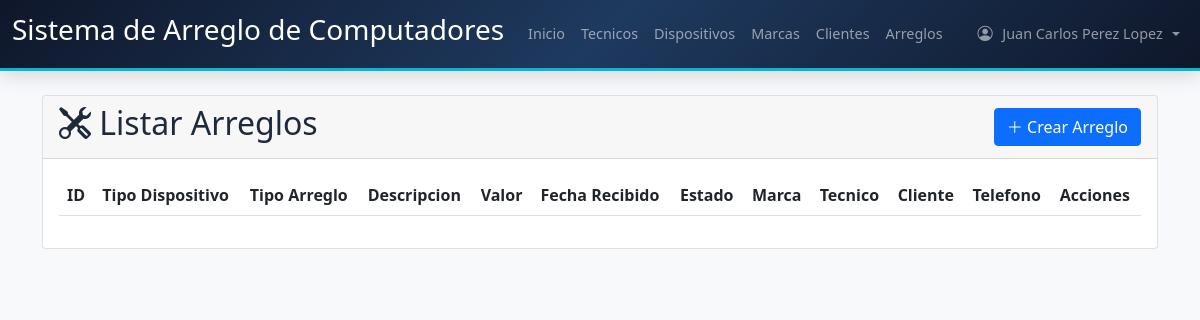
The app's page /Codigo/arreglo.php (signed in), older data.
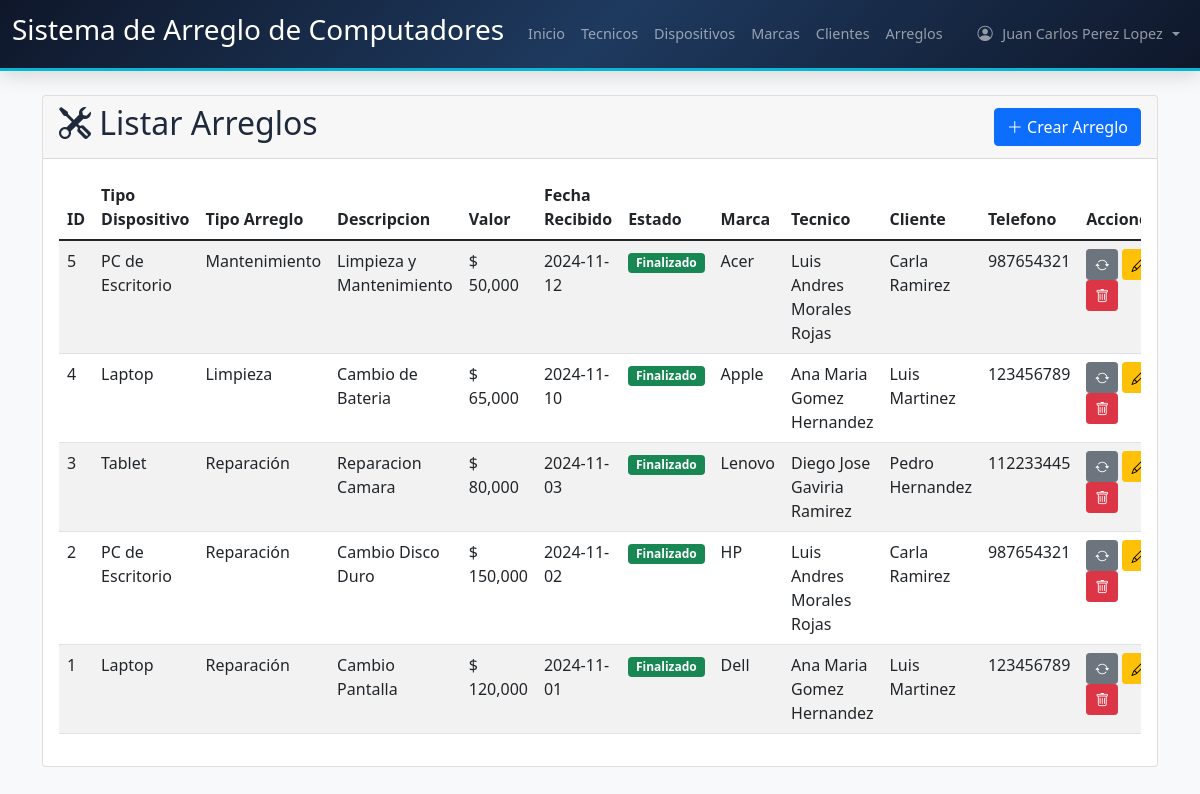
The same page, newer data.
### tables this page shows
CREATE TABLE Arreglo (
  idArreglo INT NOT NULL AUTO_INCREMENT,
  Tipo_Dispositivo_idTipo INT NOT NULL,
  tipo_arreglo_id INT NOT NULL,
  Nombre_Arreglo VARCHAR(45) NOT NULL,
  Descripcion_Cliente VARCHAR(255) NOT NULL,
  comentario_estado TEXT DEFAULT NULL,
  Valor_Pago DECIMAL(10,2), 
  Fecha_Recibido DATE NOT NULL,
  Fecha_Entrega DATE,
  Fecha_Cambio_Estado DATETIME DEFAULT NULL,
  Marca_idMarca INT NOT NULL, 
  Tecnico_idTecnico INT NOT NULL,
  Estado_idEstado INT NOT NULL DEFAULT 1,
  PRIMARY KEY (idArreglo),
  CONSTRAINT fk_Arreglo_TipoDisp FOREIGN KEY (Tipo_Dispositivo_idTipo) REFERENCES Tipo_Dispositivo(idTipoDispositivo),
  CONSTRAINT fk_Arreglo_TipoArreglo FOREIGN KEY (tipo_arreglo_id) REFERENCES Tipo_Arreglo(id),
  CONSTRAINT fk_Arreglo_Marca FOREIGN KEY (Marca_idMarca) REFERENCES Marca(idMarca),
  CONSTRAINT fk_Arreglo_Tecnico FOREIGN KEY (Tecnico_idTecnico) REFERENCES Tecnico(idTecnico),
  CONSTRAINT fk_Arreglo_Estado FOREIGN KEY (Estado_idEstado) REFERENCES Estado(idEstado)
);

CREATE TABLE Tipo_Dispositivo (
  idTipoDispositivo INT NOT NULL AUTO_INCREMENT,
  Nombre_Tipo VARCHAR(100) NOT NULL,
  Descripcion VARCHAR(255),
  PRIMARY KEY (idTipoDispositivo)
);

CREATE TABLE Tipo_Arreglo (
  id INT NOT NULL AUTO_INCREMENT,
  nombre VARCHAR(100) NOT NULL,
  PRIMARY KEY (id)
);

CREATE TABLE Estado (
  idEstado INT NOT NULL AUTO_INCREMENT,
  Nombre_Estado VARCHAR(45) NOT NULL,
  PRIMARY KEY (idEstado)
);

CREATE TABLE Marca (
  idMarca INT NOT NULL AUTO_INCREMENT,
  Nombre_Marca VARCHAR(45) NOT NULL, 
  PRIMARY KEY (idMarca)
);

CREATE TABLE Tecnico (
  idTecnico INT NOT NULL AUTO_INCREMENT,
  Nombre_Tecnico VARCHAR(100) NOT NULL, 
  Correo VARCHAR(100) NOT NULL UNIQUE, 
  Contraseña VARCHAR(255) NOT NULL, 
  Rol_idRol INT NOT NULL, 
  PRIMARY KEY (idTecnico),
  CONSTRAINT fk_Tecnico_Rol FOREIGN KEY (Rol_idRol) REFERENCES Rol(idRol)
);

### Codigo/arreglo.php (the view, shortened to what this page needs)
<?php
include("conexion.php");
$isAdmin = isset($_SESSION['rol_nombre']) && $_SESSION['rol_nombre'] === 'Administrador';
$idTecnicoActual = $_SESSION['idTecnico'];
function obtenerArreglos($conn, $isAdmin, $idTecnico)
{
    $sql = "SELECT a.*, e.Nombre_Estado, m.Nombre_Marca, u.Nombre_Tecnico, td.Nombre_Tipo,
                   ta.nombre AS Nombre_Tipo_Arreglo,
                   (SELECT CONCAT(c.Primer_Nombre, ' ', c.Primer_Apellido)
                    FROM Detalle_Arreglo da
                    JOIN Cliente c ON da.Cliente_idCliente = c.idCliente
                    WHERE da.Arreglo_idArreglo = a.idArreglo
                    LIMIT 1) AS Nombre_Cliente,
                   (SELECT c.Telefono
                    FROM Detalle_Arreglo da
                    JOIN Cliente c ON da.Cliente_idCliente = c.idCliente
                    WHERE da.Arreglo_idArreglo = a.idArreglo
                    LIMIT 1) AS Telefono_Cliente,
                   (SELECT da.Cliente_idCliente
                    FROM Detalle_Arreglo da
                    WHERE da.Arreglo_idArreglo = a.idArreglo
                    LIMIT 1) AS Cliente_idCliente
            FROM Arreglo a
            JOIN Estado e ON a.Estado_idEstado = e.idEstado
            JOIN Marca m ON a.Marca_idMarca = m.idMarca
            JOIN Tecnico u ON a.Tecnico_idTecnico = u.idTecnico
            JOIN Tipo_Dispositivo td ON a.Tipo_Dispositivo_idTipo = td.idTipoDispositivo
            JOIN Tipo_Arreglo ta ON a.tipo_arreglo_id = ta.id";
    $sql .= " ORDER BY a.idArreglo DESC";
    $result = $conn->query($sql);
    return $result ? $result->fetch_all(MYSQLI_ASSOC) : [];
}
$arreglos = obtenerArreglos($conn, $isAdmin, $idTecnicoActual);
?>
<!DOCTYPE html>
<html lang="es">
<head>
    <link href="https://cdn.jsdelivr.net/npm/bootstrap@5.1.3/dist/css/bootstrap.min.css" rel="stylesheet">
    <link href="https://cdn.jsdelivr.net/npm/bootstrap-icons@1.11.3/font/bootstrap-icons.min.css" rel="stylesheet">
    <link href="https://cdn.jsdelivr.net/npm/select2@4.1.0-rc.0/dist/css/select2.min.css" rel="stylesheet">
    <link href="https://cdn.jsdelivr.net/npm/select2-bootstrap-5-theme@1.3.0/dist/select2-bootstrap-5-theme.min.css"
        rel="stylesheet">
    <link href="estils.css" rel="stylesheet">
</head>
<body class="bg-light">
    <?php include 'navbar.php'; ?>
    <div class="container mt-4">
        <div class="card">
            <div class="card-header d-flex justify-content-between align-items-center">
                <h2><i class="bi bi-tools"></i> Listar Arreglos <?php if (!$isAdmin): ?><small
                            class="text-muted"></small><?php endif; ?></h2>
                <?php if ($isAdmin): ?>
                    <button type="button" class="btn btn-primary" data-bs-toggle="modal"
                        data-bs-target="#crearArregloModal">
                        <i class="bi bi-plus-lg"></i> Crear Arreglo
                    </button>
                <?php endif; ?>
            </div>
            <div class="card-body">
                <div class="table-responsive">
                    <table class="table table-striped">
                        <thead>
                            <tr>
                                <th>ID</th>
                                <th>Tipo Dispositivo</th>
                                <th>Tipo Arreglo</th>
                                <th>Descripcion</th>
                                <?php if ($isAdmin): ?>
                                    <th>Valor</th><?php endif; ?>
                                <th>Fecha Recibido</th>
                                <th>Estado</th>
                                <th>Marca</th>
                                <th>Tecnico</th>
                                <th>Cliente</th>
                                <th>Telefono</th>
                                <th>Acciones</th>
                            </tr>
                        </thead>
                        <tbody>
                            <?php foreach ($arreglos as $arreglo): ?>
                                <tr>
                                    <td><?php echo $arreglo['idArreglo']; ?></td>
                                    <td><?php echo htmlspecialchars($arreglo['Nombre_Tipo']); ?></td>
                                    <td><?php echo htmlspecialchars($arreglo['Nombre_Tipo_Arreglo']); ?></td>
                                    <td><?php echo htmlspecialchars($arreglo['Nombre_Arreglo']); ?></td>
                                    <?php if ($isAdmin): ?>
                                        <td>$ <?php echo number_format($arreglo['Valor_Pago'], 0); ?></td>
                                    <?php endif; ?>
                                    <td><?php echo $arreglo['Fecha_Recibido']; ?></td>
                                    <td>
                                        <span class="badge bg-<?php
                                        echo match ($arreglo['Nombre_Estado']) {
                                            'En diagnostico' => 'warning',
                                            'En reparacion' => 'info',
                                            'Finalizado' => 'success',
                                            'Entregado' => 'secondary',
                                            default => 'primary'
                                        };
                                        ?>">
                                            <?php echo htmlspecialchars($arreglo['Nombre_Estado']); ?>
                                        </span>
                                    </td>
                                    <td><?php echo htmlspecialchars($arreglo['Nombre_Marca']); ?></td>
                                    <td><?php echo htmlspecialchars($arreglo['Nombre_Tecnico']); ?></td>
                                    <td><?php echo htmlspecialchars($arreglo['Nombre_Cliente'] ?? 'Sin asignar'); ?></td>
                                    <td><?php echo htmlspecialchars($arreglo['Telefono_Cliente'] ?? '-'); ?></td>
                                    <td>
                                        <?php if ($isAdmin): ?>
                                            <button type="button" class="btn btn-sm btn-secondary" data-bs-toggle="modal"
                                                data-bs-target="#reingresoArregloModal<?php echo $arreglo['idArreglo']; ?>"
                                                title="Registrar Reingreso">
                                                <i class="bi bi-arrow-repeat"></i>
                                            </button>
                                            <button type="button" class="btn btn-sm btn-warning" data-bs-toggle="modal"
                                                data-bs-target="#editarArregloModal<?php echo $arreglo['idArreglo']; ?>"
                                                title="Editar">
                                                <i class="bi bi-pencil"></i>
                                            </button>
                                            <a href="?eliminar=<?php echo $arreglo['idArreglo']; ?>"
                                                class="btn btn-sm btn-danger"
                                                onclick="return confirm('¿Estas seguro de eliminar este arreglo?')"
                                                title="Eliminar">
                                                <i class="bi bi-trash"></i>
                                            </a>
                                        <?php endif; ?>
                                    </td>
                                </tr>
                            <?php endforeach; ?>
                        </tbody>
                    </table>
                </div>
            </div>
        </div>
    </div>
</body>
</html>

### Codigo/navbar.php (shortened to what this page needs)
<nav class="navbar navbar-expand-lg navbar-dark navbar-custom">
  <div class="container-fluid">
    <a class="navbar-brand"><h3>Sistema de Arreglo de Computadores</h3></a>
    <div class="collapse navbar-collapse" id="navbarNav">
      <ul class="navbar-nav">
        <li class="nav-item">
          <a class="nav-link" href="index.php">Inicio</a>
        </li>
        <?php if (isset($_SESSION['rol_nombre']) && $_SESSION['rol_nombre'] === 'Administrador'): ?>
        <li class="nav-item">
          <a class="nav-link" href="tecnicos.php">Tecnicos</a>
        </li>
        <li class="nav-item">
          <a class="nav-link" href="dispositivos.php">Dispositivos</a>
        </li>
        <li class="nav-item">
          <a class="nav-link" href="marca.php">Marcas</a>
        </li>
        <li class="nav-item">
          <a class="nav-link" href="cliente.php">Clientes</a>
        </li>
        <?php endif; ?>
        <li class="nav-item">
          <a class="nav-link" href="arreglo.php">Arreglos</a>
        </li>
      </ul>
      <ul class="navbar-nav ms-auto">
        <?php if (isset($_SESSION['tecnico'])): ?>
        <li class="nav-item dropdown">
          <a class="nav-link dropdown-toggle d-flex align-items-center" href="#" id="profileDropdown" role="button" data-bs-toggle="dropdown" aria-expanded="false">
            <i class="bi bi-person-circle me-1"></i>
            <?php echo htmlspecialchars($_SESSION['tecnico']); ?>
          </a>
        </li>
        <?php endif; ?>
      </ul>
    </div>
  </div>
</nav>

### Codigo/estils.css (style rules this page uses)
:root { --color-primary: #2563eb; --color-primary-dark: #1d4ed8; --color-primary-light: #dbeafe; --color-secondary: #0f172a; --color-accent: #06b6d4; --color-accent-light: #cffafe; --color-success: #10b981; --color-success-light: #d1fae5; --color-danger: #ef4444; --color-danger-light: #fee2e2; --color-warning: #f59e0b; --color-warning-light: #fef3c7; --color-orange: #f97316; --color-orange-light: #ffedd5; --color-purple: #8b5cf6; --color-purple-light: #ede9fe; --color-pink: #ec4899; --color-pink-light: #fce7f3; --color-bg: #f1f5f9; --color-white: #ffffff; --color-text: #1e293b; --color-text-muted: #64748b; --color-border: #e2e8f0; --shadow-sm: 0 1px 3px rgba(0, 0, 0, 0.06), 0 1px 2px rgba(0, 0, 0, 0.04); --shadow-md: 0 4px 6px rgba(0, 0, 0, 0.05), 0 10px 15px rgba(0, 0, 0, 0.08); --shadow-lg: 0 10px 25px rgba(0, 0, 0, 0.08), 0 20px 48px rgba(0, 0, 0, 0.06); --radius: 0.625rem; --radius-lg: 0.875rem; --transition: all 0.2s ease; }
*, *::before, *::after { box-sizing: border-box; }
html { -webkit-text-size-adjust: 100%; scroll-behavior: smooth; }
body { background-color: var(--color-bg); font-family: 'Segoe UI', system-ui, -apple-system, 'Helvetica Neue', sans-serif; color: var(--color-text); min-height: 100vh; margin: 0; padding: 0; overflow-x: hidden; display: flex; flex-direction: column; }
html { scrollbar-color: var(--color-primary) var(--color-bg); scrollbar-width: none; }
.navbar-custom { background: linear-gradient(135deg, #0f172a 0%, #1e3a5f 50%, #0f172a 100%); padding: 0.5rem 0; box-shadow: 0 4px 20px rgba(0, 0, 0, 0.15); border-bottom: 3px solid var(--color-accent); position: sticky; top: 0; z-index: 1050; }
.navbar-custom .navbar-brand { font-weight: 800; font-size: 1.1rem; color: var(--color-white); display: flex; align-items: flex-end; gap: 0.5rem; transition: var(--transition); white-space: nowrap; }
.navbar-custom .nav-link { color: rgba(255, 255, 255, 0.75); font-weight: 500; font-size: 0.875rem; padding: 0.5rem 0.85rem; border-radius: var(--radius); transition: var(--transition); display: flex; align-items: center; gap: 0.35rem; white-space: nowrap; }
.navbar-custom .nav-link i { font-size: 0.95rem; }
@media (min-width: 1200px) { .navbar-custom .navbar-brand { font-size: 1.15rem; } }
@media (min-width: 1200px) { .navbar-custom .nav-link { font-size: 0.9rem; } }
.table-responsive { overflow-x: auto; -webkit-overflow-scrolling: touch; scrollbar-width: thin; scrollbar-color: var(--color-border) transparent; }

Row changes from the older to the newer data that the page shows:
now on this page (row edited): arreglo: idArreglo "5", Tipo_Dispositivo_idTipo.Nombre_Tipo "PC de Escritorio", tipo_arreglo.nombre "Mantenimiento", Nombre_Arreglo "Limpieza y Mantenimiento", Valor_Pago "50,000", Fecha_Recibido "2024-11-12", Estado_idEstado.Nombre_Estado "Finalizado", Marca_idMarca.Nombre_Marca "Acer", Tecnico_idTecnico.Nombre_Tecnico "Luis Andres Morales Rojas", Nombre_Cliente "Carla Ramirez", Telefono_Cliente "987654321"
now on this page (row edited): arreglo: idArreglo "4", Tipo_Dispositivo_idTipo.Nombre_Tipo "Laptop", tipo_arreglo.nombre "Limpieza", Nombre_Arreglo "Cambio de Bateria", Valor_Pago "65,000", Fecha_Recibido "2024-11-10", Estado_idEstado.Nombre_Estado "Finalizado", Marca_idMarca.Nombre_Marca "Apple", Tecnico_idTecnico.Nombre_Tecnico "Ana Maria Gomez Hernandez", Nombre_Cliente "Luis Martinez", Telefono_Cliente "123456789"
now on this page (row edited): arreglo: idArreglo "3", Tipo_Dispositivo_idTipo.Nombre_Tipo "Tablet", tipo_arreglo.nombre "Reparación", Nombre_Arreglo "Reparacion Camara", Valor_Pago "80,000", Fecha_Recibido "2024-11-03", Estado_idEstado.Nombre_Estado "Finalizado", Marca_idMarca.Nombre_Marca "Lenovo", Tecnico_idTecnico.Nombre_Tecnico "Diego Jose Gaviria Ramirez", Nombre_Cliente "Pedro Hernandez", Telefono_Cliente "112233445"
now on this page (row edited): arreglo: idArreglo "2", Tipo_Dispositivo_idTipo.Nombre_Tipo "PC de Escritorio", tipo_arreglo.nombre "Reparación", Nombre_Arreglo "Cambio Disco Duro", Valor_Pago "150,000", Fecha_Recibido "2024-11-02", Estado_idEstado.Nombre_Estado "Finalizado", Marca_idMarca.Nombre_Marca "HP", Tecnico_idTecnico.Nombre_Tecnico "Luis Andres Morales Rojas", Nombre_Cliente "Carla Ramirez", Telefono_Cliente "987654321"
now on this page (row edited): arreglo: idArreglo "1", Tipo_Dispositivo_idTipo.Nombre_Tipo "Laptop", tipo_arreglo.nombre "Reparación", Nombre_Arreglo "Cambio Pantalla", Valor_Pago "120,000", Fecha_Recibido "2024-11-01", Estado_idEstado.Nombre_Estado "Finalizado", Marca_idMarca.Nombre_Marca "Dell", Tecnico_idTecnico.Nombre_Tecnico "Ana Maria Gomez Hernandez", Nombre_Cliente "Luis Martinez", Telefono_Cliente "123456789"
